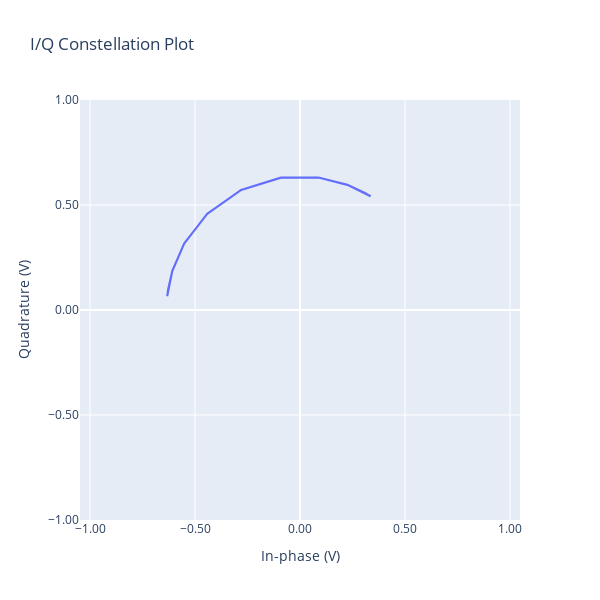

This figure's notebook cell:
### Code cell
fig = go.Figure()

fig.add_trace(go.Scatter(
    x=np.real(baseband[0, 0, :]),
    y=np.imag(baseband[0, 0, :]),
))

fig.update_layout(
    title='I/Q Constellation Plot',
    xaxis=dict(range=[-1, 1], tickformat='.2f', title='In-phase (V)'),
    yaxis=dict(range=[-1, 1],
               tickformat='.2f',
               title='Quadrature (V)',
               scaleanchor="x",
               scaleratio=1),
    height=600,
    width=600,
)

fig.show()

### Figure 1 — Plotly figure (JSON) as saved in the notebook; plotly's stock layout.template omitted (floating-point values rounded to 4 significant figures; data arrays with more than 128 entries replaced by an {"elided": "..."} marker saying what was removed)
{"data": [{"type": "scatter", "x": {"elided": "400 float values"}, "y": {"elided": "400 float values"}}], "layout": {"height": 600, "title": {"text": "I/Q Constellation Plot"}, "width": 600, "xaxis": {"range": [-1, 1], "tickformat": ".2f", "title": {"text": "In-phase (V)"}}, "yaxis": {"range": [-1, 1], "scaleanchor": "x", "scaleratio": 1, "tickformat": ".2f", "title": {"text": "Quadrature (V)"}}}}
